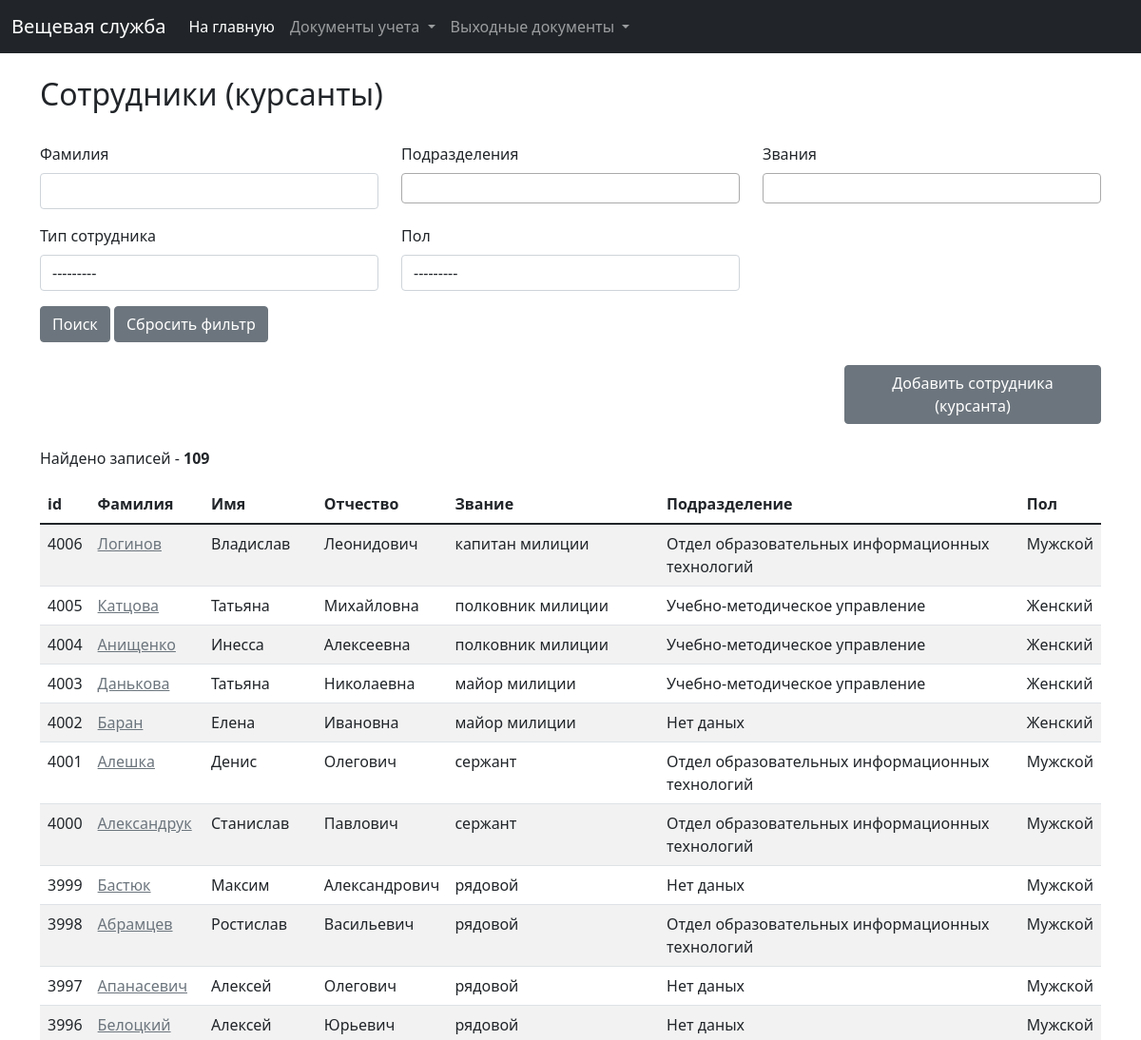
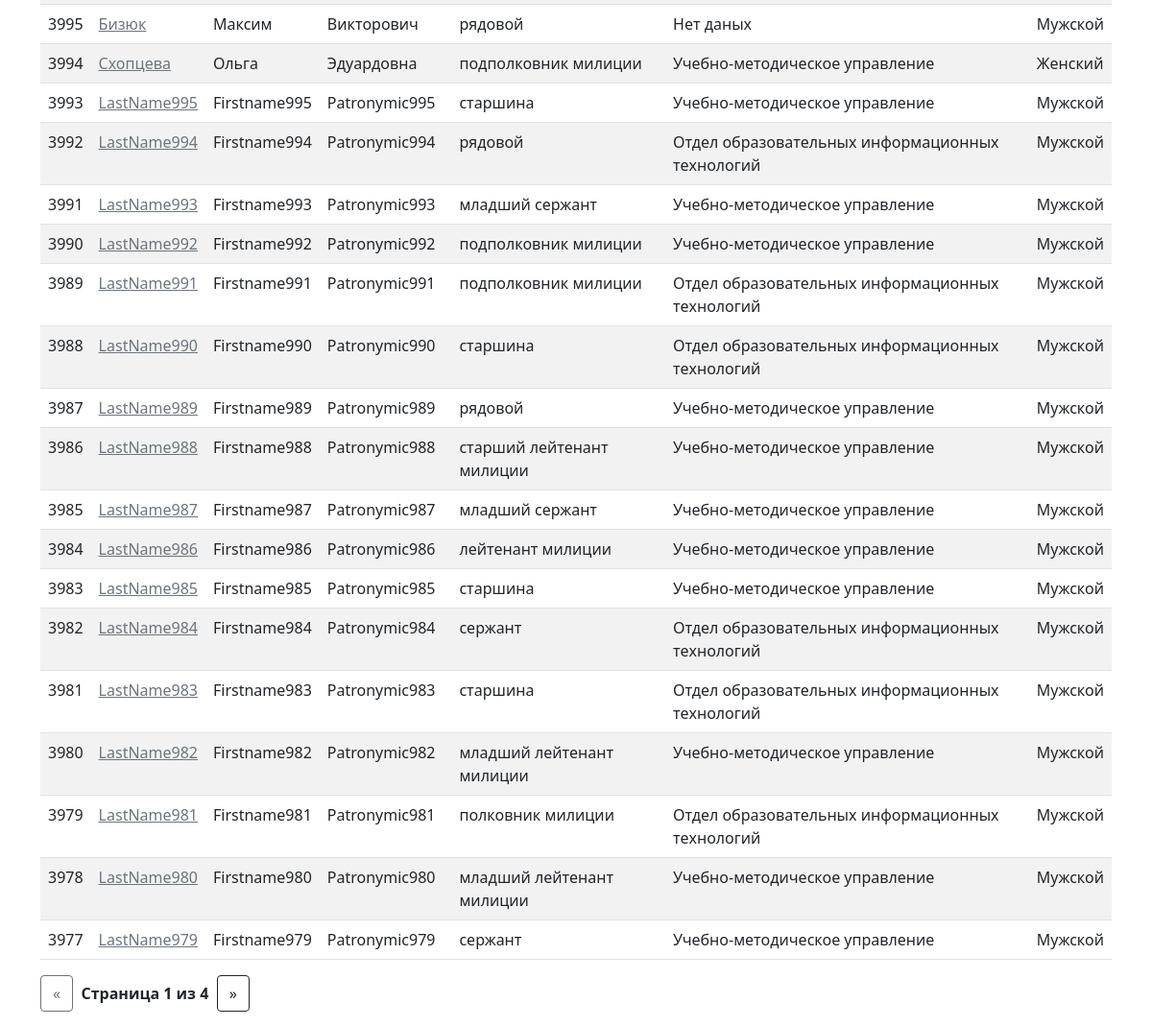
The page /clothing/employees on the database its author committed (2 pictures, top to bottom).
### clothing/models.py (models this page shows, shortened)
class Employee(models.Model):
    last_name = models.CharField(verbose_name="Фамилия", max_length=30)
    first_name = models.CharField(verbose_name="Имя", max_length=30)
    patronymic = models.CharField(verbose_name="Отчество", max_length=30)
    subdivision = models.ForeignKey(Subdivision, on_delete=models.SET_NULL, verbose_name="Подразделение", blank=True,
                                    null=True)
    group = models.ForeignKey(Group, on_delete=models.SET_NULL, verbose_name="Группа", blank=True, null=True)
    sex = models.IntegerField(choices=SEX, verbose_name="Пол", blank=True, null=True, default=1)
    kind = models.IntegerField(choices=EMPLOYEE_KIND, verbose_name="Тип сотрудника")
    rank = models.ForeignKey(Rank, on_delete=models.CASCADE, verbose_name="Звание", blank=True, null=True)
    position = models.ForeignKey(Position, on_delete=models.SET_NULL, verbose_name="Должность", blank=True, null=True)
    is_on_decree = models.BooleanField(verbose_name="В декрете", default=False)
    decree_start = models.DateField(verbose_name="Начало декрета", blank=True, null=True)
    decree_finish = models.DateField(verbose_name="Окончание декрета", blank=True, null=True)
    date_of_birth = models.DateField(verbose_name="Дата рождения", blank=True, null=True)
    enlisted = models.DateField(verbose_name="Зачислен", blank=True, null=True)
    excluded = models.DateField(verbose_name="Исключен", blank=True, null=True)
    personal_number = models.CharField(max_length=100, verbose_name="Персональный номер", blank=True, null=True)
    last_modified = models.DateTimeField(verbose_name="Дата и время последнего редактирования", auto_now=True)
    @property
    def get_sex(self):
        if self.sex:
            return SEX[self.sex - 1][1]
        else:
            return None
    class Meta:
        ordering = ('-id',)
        verbose_name = 'Сотрудник'
        verbose_name_plural = 'Сотрудники'

class Rank(models.Model):
    rank = models.CharField(verbose_name="Звание", max_length=50)
    created_at = models.DateTimeField(verbose_name="Дата и время создания", auto_created=True, blank=True, null=True)
    last_modified = models.DateTimeField(verbose_name="Дата и время последнего изменения", auto_now=True, blank=True,
                                         null=True)
    def __str__(self):
        return self.rank
    class Meta:
        ordering = ('id',)
        verbose_name = 'Звание'
        verbose_name_plural = 'Звания'

class Subdivision(models.Model):
    subdivision_name = models.CharField(verbose_name="Подразделение", max_length=255)
    subdivision_short_name = models.CharField(
        verbose_name="Короткое название подразделения (только заглавные английские буквы)", max_length=255)
    created_at = models.DateTimeField(verbose_name="Дата и время создания", auto_created=True, blank=True, null=True)
    last_modified = models.DateTimeField(verbose_name="Дата и время последнего изменения", auto_now=True, blank=True,
                                         null=True)
    def __str__(self):
        return self.subdivision_name
    class Meta:
        ordering = ('subdivision_name',)
        verbose_name = 'Подразделение'
        verbose_name_plural = 'Подразделения'

### clothing/views.py (the view)
# urls.py: path('employees', views.employee_list, name='employee_list'),
def employee_list(request):
    f = EmployeeFilter(request.GET, queryset=Employee.objects.all())
    paginator = Paginator(f.qs, 30)
    page = request.GET.get('page')
    employees_list = paginator.get_page(page)
    employee_form = EmployeeForm()
    return render(request, 'clothing/employees/employee_list.html',
                  {'list': employees_list,
                   'employee_form': employee_form,
                   'subdivision_list': Subdivision.objects.all(),
                   'rank_list': Rank.objects.all(),
                   'position_list': Position.objects.all(),
                   'kind_list': EMPLOYEE_KIND,
                   'sex_list': SEX,
                   'filter': f})

### clothing/forms.py
class EmployeeForm(ModelForm):
    class Meta:
        model = Employee
        fields = '__all__'
        widgets = {'date_of_birth': myDateInput}

### clothing/models.py (called while the page is built)
    def __str__(self):
        return self.position

### clothing/templatetags/url_replace.py (called while the page is built)
@register.simple_tag
def url_replace(request, field, value):
    d = request.GET.copy()
    d[field] = value
    return d.urlencode()

### clothing/templates/clothing/employees/employee_list.html (shortened to what this page needs)
{% extends 'base_list.html' %}
{% load widget_tweaks %}
{% load static %}
{% block list_title %}Сотрудники (курсанты){% endblock %}
{% block filters %}
    <form action="{% url 'clothing:employee_list' %}">
        <div class="row">
            <div class="col-md-4">
                <div class="mb-3">
                    <label class="form-label">Фамилия</label>
                    {% render_field filter.form.last_name class+="form-control" %}
                </div>
            </div>
            <div class="col-md-4">
                <div class="mb-3">
                    <label class="form-label">Подразделения</label><br>
                </div>
            </div>
            <div class="col-md-4">
                <div class="mb-3">
                    <label class="form-label">Звания</label><br>
                </div>
            </div>
        </div>
        <div class="row">
            <div class="col-md-4">
                <div class="mb-3">
                    <label class="form-label">Тип сотрудника</label>
                    {% render_field filter.form.kind class+="form-control" %}
                </div>
            </div>
            <div class="col-md-4">
                <div class="mb-3">
                    <label class="form-label">Пол</label>
                    {% render_field filter.form.sex class+="form-control" %}
                </div>
            </div>
        </div>
        <button type="submit" class="btn btn-secondary">Поиск</button>
        <a href="{% url 'clothing:employee_list' %}" class="btn btn-secondary">Сбросить фильтр</a>
    </form>
{% endblock %}
{% block add_button %}
   <a href="#employee_add_data_form" data-bs-toggle="modal" class="btn btn-secondary"
           style="display: block; margin-left:auto; width: 270px;">Добавить сотрудника (курсанта)</a>
{% endblock %}
{% block list %}
    <table class="table table-striped table-hover">
        <thead>
        <tr>
            <th scope="col">id</th>
            <th scope="col">Фамилия</th>
            <th scope="col">Имя</th>
            <th scope="col">Отчество</th>
            <th scope="col">Звание</th>
            <th scope="col">Подразделение</th>
            <th scope="col">Пол</th>
        </tr>
        </thead>
        <tbody>
        {% for employee in list %}
            <tr>
                <td>{{ employee.id }}</td>
                <td><a href="#employee_update_data_form_{{ employee.id }}" data-bs-toggle="modal"
                       class="link-secondary">{{ employee.last_name|default_if_none:"Нет даных" }}</a></td>
                <td>{{ employee.first_name|default_if_none:"Нет даных" }}</td>
                <td>{{ employee.patronymic|default_if_none:"Нет даных" }}</td>
                <td>{{ employee.rank|default_if_none:"Нет даных" }}</td>
                <td>{{ employee.subdivision|default_if_none:"Нет даных" }}</td>
                <td>{{ employee.get_sex|default_if_none:"Нет даных" }}</td>
            </tr>
        {% endfor %}
        </tbody>
    </table>
{% endblock %}

### rows shown on the page
Employee: id "4006", last_name "Логинов", first_name "Владислав", patronymic "Леонидович", rank "капитан милиции", subdivision "Отдел образовательных информационных технологий", get_sex "Мужской"
Employee: id "4005", last_name "Катцова", first_name "Татьяна", patronymic "Михайловна", rank "полковник милиции", subdivision "Учебно-методическое управление", get_sex "Женский"
Employee: id "4004", last_name "Анищенко", first_name "Инесса", patronymic "Алексеевна", rank "полковник милиции", subdivision "Учебно-методическое управление", get_sex "Женский"
Employee: id "4003", last_name "Данькова", first_name "Татьяна", patronymic "Николаевна", rank "майор милиции", subdivision "Учебно-методическое управление", get_sex "Женский"
Employee: id "4002", last_name "Баран", first_name "Елена", patronymic "Ивановна", rank "майор милиции", subdivision "Нет даных", get_sex "Женский"
Employee: id "4001", last_name "Алешка", first_name "Денис", patronymic "Олегович", rank "сержант", subdivision "Отдел образовательных информационных технологий", get_sex "Мужской"
Employee: id "4000", last_name "Александрук", first_name "Станислав", patronymic "Павлович", rank "сержант", subdivision "Отдел образовательных информационных технологий", get_sex "Мужской"
Employee: id "3999", last_name "Бастюк", first_name "Максим", patronymic "Александрович", rank "рядовой", subdivision "Нет даных", get_sex "Мужской"
Employee: id "3998", last_name "Абрамцев", first_name "Ростислав", patronymic "Васильевич", rank "рядовой", subdivision "Отдел образовательных информационных технологий", get_sex "Мужской"
Employee: id "3997", last_name "Апанасевич", first_name "Алексей", patronymic "Олегович", rank "рядовой", subdivision "Нет даных", get_sex "Мужской"
Employee: id "3996", last_name "Белоцкий", first_name "Алексей", patronymic "Юрьевич", rank "рядовой", subdivision "Нет даных", get_sex "Мужской"
Employee: id "3995", last_name "Бизюк", first_name "Максим", patronymic "Викторович", rank "рядовой", subdivision "Нет даных", get_sex "Мужской"
Employee: id "3994", last_name "Схопцева", first_name "Ольга", patronymic "Эдуардовна", rank "подполковник милиции", subdivision "Учебно-методическое управление", get_sex "Женский"
Employee: id "3993", last_name "LastName995", first_name "Firstname995", patronymic "Patronymic995", rank "старшина", subdivision "Учебно-методическое управление", get_sex "Мужской"
Employee: id "3992", last_name "LastName994", first_name "Firstname994", patronymic "Patronymic994", rank "рядовой", subdivision "Отдел образовательных информационных технологий", get_sex "Мужской"
Employee: id "3991", last_name "LastName993", first_name "Firstname993", patronymic "Patronymic993", rank "младший сержант", subdivision "Учебно-методическое управление", get_sex "Мужской"
Employee: id "3990", last_name "LastName992", first_name "Firstname992", patronymic "Patronymic992", rank "подполковник милиции", subdivision "Учебно-методическое управление", get_sex "Мужской"
Employee: id "3989", last_name "LastName991", first_name "Firstname991", patronymic "Patronymic991", rank "подполковник милиции", subdivision "Отдел образовательных информационных технологий", get_sex "Мужской"
Employee: id "3988", last_name "LastName990", first_name "Firstname990", patronymic "Patronymic990", rank "старшина", subdivision "Отдел образовательных информационных технологий", get_sex "Мужской"
Employee: id "3987", last_name "LastName989", first_name "Firstname989", patronymic "Patronymic989", rank "рядовой", subdivision "Учебно-методическое управление", get_sex "Мужской"
Employee: id "3986", last_name "LastName988", first_name "Firstname988", patronymic "Patronymic988", rank "старший лейтенант милиции", subdivision "Учебно-методическое управление", get_sex "Мужской"
Employee: id "3985", last_name "LastName987"

### other values the page prints
{{ filter.qs|length }} "109"
